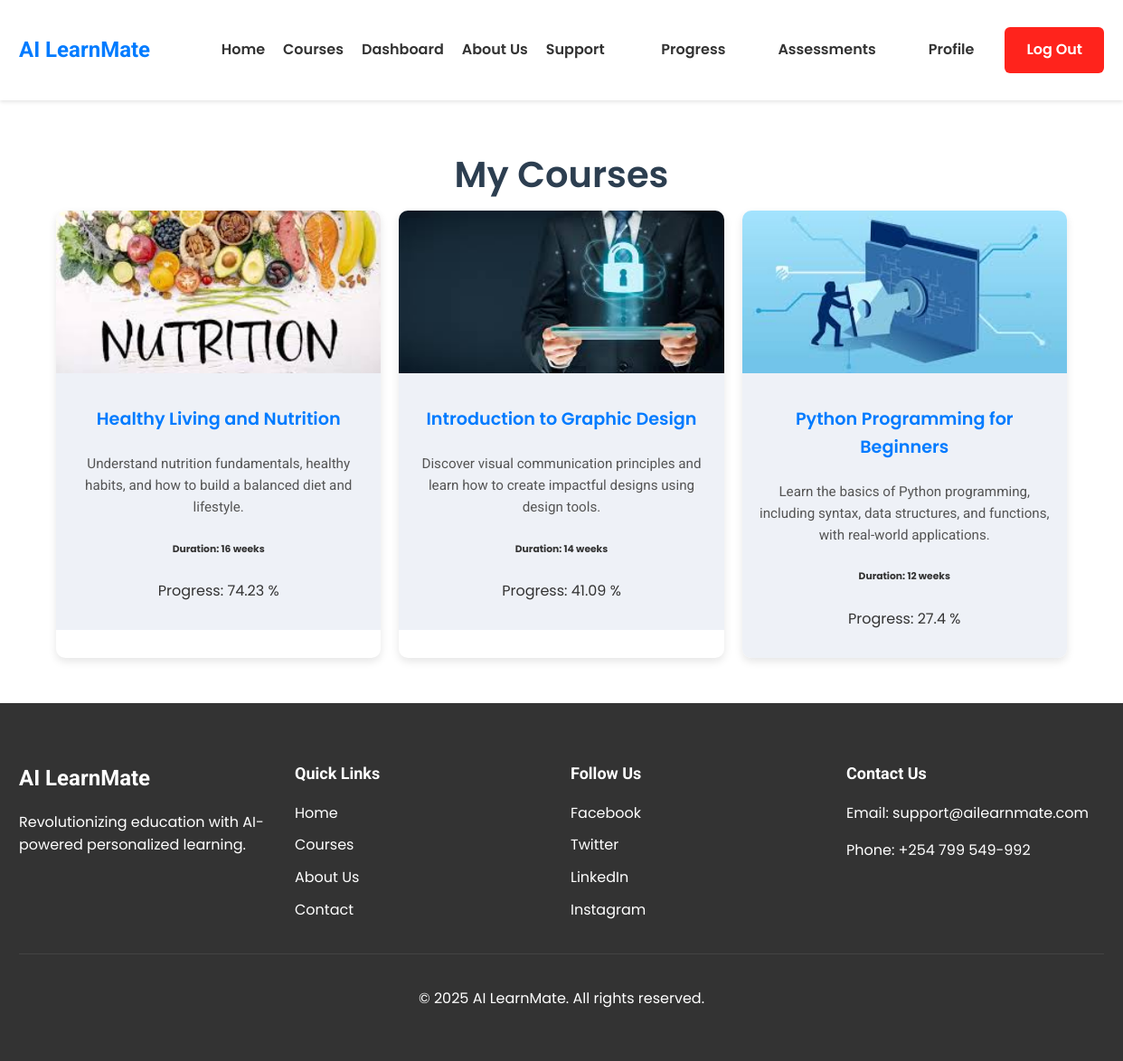
The app's page /my-courses/ (signed in) with its own data.
### learning/models.py (models this page shows, shortened)
class Enrollment(models.Model):
    user = models.ForeignKey(User, on_delete=models.CASCADE, related_name='enrolled_user')
    course = models.ForeignKey(Course, on_delete=models.CASCADE, related_name='enrolled_course')
    enrolled_at = models.DateTimeField(auto_now_add=True)
    progress = models.FloatField(default=0.0)

class Course(models.Model):
    title = models.CharField(max_length=200)
    description = models.TextField()
    instructor = models.ForeignKey(User, on_delete=models.CASCADE, related_name='courses_taught')
    subject = models.CharField(max_length=100)
    difficulty = models.CharField(max_length=50)
    course_image = models.ImageField(upload_to='courseimages')
    learning_outcomes = models.TextField()
    created_at = models.DateTimeField(auto_now_add=True)
    updated_at = models.DateTimeField(auto_now=True)
    is_ai_recommended = models.BooleanField(default=False)
    price = models.FloatField(default=1799.99)
    duration = models.IntegerField()

### learning/views.py (the view)
# urls.py: path('my-courses/', views.my_courses, name='my_courses'), # Lists all enrolled courses
@login_required
def my_courses(request):
    enrollments = Enrollment.objects.filter(user=request.user)
    context = {
        'enrollments': enrollments,
    }
    return render(request, 'learning/my-courses.html', context=context)

### templates/learning/my-courses.html (shortened to what this page needs)
{% extends 'base.html' %}
{% load static %}
{% block content %}
<section class="courses">
    <h2 class="page-title">My Courses</h2>
    <div class="courses-grid">
        {% for enrollment in enrollments %}
        <div class="course-card">
            <div class="course-image" style="background-image: url('{{ enrollment.course.course_image.url }}');"></div>
            <div class="course-info">
                <h4>
                    <a href="{% url 'learningapp:course_detail' enrollment.course.id %}" class="course-title">
                        {{ enrollment.course.title }}
                    </a>
                </h4>
                <p class="course-summary">{{ enrollment.course.description }}</p>
                <h6>Duration: {{ enrollment.course.duration }} weeks</h6>
                <p>Progress: {{ enrollment.progress }} %</p>
            </div>
        </div>
        {% endfor %}
    </div>
</section>
{% endblock %}

### static/styles/home.css (style rules this page uses)
body { font-family: 'Poppins', sans-serif; margin: 0; padding: 0; color: #333; line-height: 1.6; }
h1, h2, h3, h4 { font-family: 'Roboto', sans-serif; font-weight: 700; }
a { text-decoration: none; color: inherit; }

### static/styles/courses.css (style rules this page uses)
.courses { width: 90%; max-width: 1200px; margin: 50px auto; }
.page-title { font-family: 'Poppins', sans-serif; font-size: 2.5rem; font-weight: 600; text-align: center; margin-bottom: 40px; color: #222; }
.courses-grid { display: grid; grid-template-columns: repeat(auto-fit, minmax(250px, 1fr)); gap: 20px; }
.course-card { background: #fff; border-radius: 10px; overflow: hidden; box-shadow: 0px 4px 10px rgba(0, 0, 0, 0.1); transition: transform 0.3s ease-in-out; }
.course-image { width: 100%; height: 180px; background-size: cover; background-position: center; background-repeat: no-repeat; transition: background-size 0.4s ease-in-out; }
.course-info { padding: 15px; background: #eef1f7; text-align: center; }
.course-title { font-family: 'Poppins', sans-serif; font-size: 1.2rem; font-weight: 600; color: #007bff; text-decoration: none; }
.course-summary { font-family: 'Roboto', sans-serif; font-size: 0.95rem; color: #555; line-height: 1.6; }

### static/styles/course.css (style rules this page uses)
.course-image { flex: 0 0 300px; }

### static/styles/progress.css (style rules this page uses)
.page-title { color: #1e293b; margin-bottom: 2rem; font-size: 2rem; }
.course-info { flex: 1; }

### static/styles/assessments.css (style rules this page uses)
.page-title { color: #1e293b; margin-bottom: 0.5rem; font-size: 2rem; }

### static/styles/about_us.css (style rules this page uses)
.page-title { font-size: 2.5rem; text-align: center; margin-bottom: 2rem; color: #2c3e50; }

### static/styles/support.css (style rules this page uses)
.page-title { font-size: 2.5rem; text-align: center; margin-bottom: 0.5rem; color: #2c3e50; }

### records on screen
Enrollment: course.course_image (picture), course "Healthy Living and Nutrition", course.description "Understand nutrition fundamentals, healthy habits, and how to build a balanced diet and lifestyle.", course.duration "16", progress "74.23"
Enrollment: course.course_image (picture), course "Introduction to Graphic Design", course.description "Discover visual communication principles and learn how to create impactful designs using design tools.", course.duration "14", progress "41.09"
Enrollment: course.course_image (picture), course "Python Programming for Beginners", course.description "Learn the basics of Python programming, including syntax, data structures, and functions, with real-world applications.", course.duration "12", progress "27.4"
